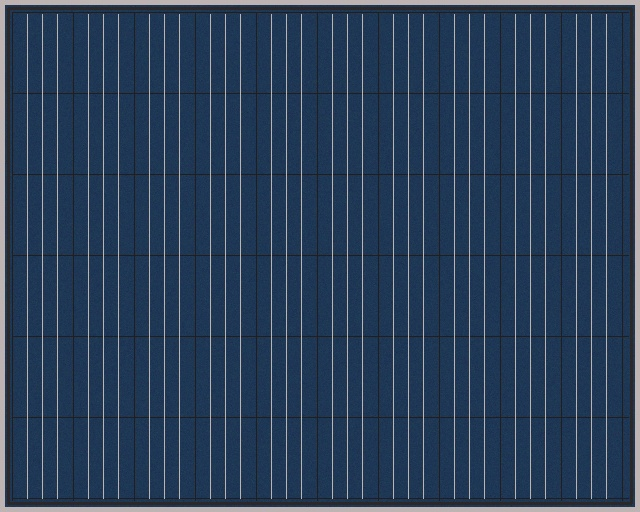
#> input picture data/sample/clean_module_01.jpg, 640 x 512 px
$ python run_pipeline.py --image ../data/sample/clean_module_01.jpg
#> lines starting #> are read from the running program, lines starting #| are printed output that depends on the picture
### src/preprocessing.py
"""
Image ingestion, integrity verification, LAB CLAHE enhancement,
bilateral edge-preserving filtering, and perspective rectification.
"""

from pathlib import Path
from typing import Tuple, Optional
import cv2
import numpy as np

from .config import PreprocessingConfig


class PreprocessingEngine:
    """Handles low-level image conditioning and solar panel ROI extraction."""

    def __init__(self, config: Optional[PreprocessingConfig] = None):
        self.config = config or PreprocessingConfig()

    @staticmethod
    def load_and_validate(image_path: str) -> np.ndarray:
        """
        Loads an image from disk and performs dimensional and integrity validation.
        """
#> called with image_path = '../data/sample/clean_module_01.jpg'
        path = Path(image_path)
        if not path.exists():
            raise FileNotFoundError(f"Input image not found at path: {image_path}")

        img = cv2.imread(str(path), cv2.IMREAD_COLOR)
#> img is the input picture: shape (512, 640, 3); mean B, G, R 89.8, 63.9, 43
        if img is None or img.size == 0:
            raise ValueError(f"Corrupt or unreadable image file: {image_path}")

        h, w = img.shape[:2]
        if h < 32 or w < 32:
            raise ValueError(f"Image resolution too low ({w}x{h}) for inspection analysis.")

        return img

    def apply_clahe_lab(self, image: np.ndarray) -> np.ndarray:
        """
        Applies Contrast Limited Adaptive Histogram Equalization (CLAHE) on the
        perceptual Lightness (L) channel in LAB color space, avoiding color distortion.
        """
        lab = cv2.cvtColor(image, cv2.COLOR_BGR2LAB)
#> lab: shape (512, 640, 3); mean of channels 0, 1, 2 66.6, 128.7, 109.9
        l_channel, a_channel, b_channel = cv2.split(lab)
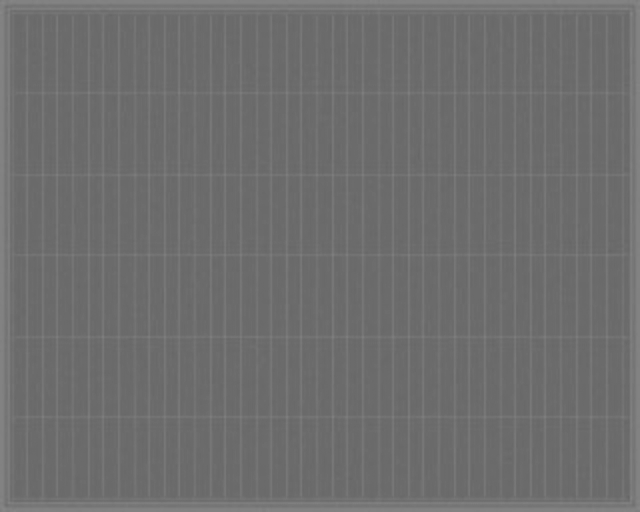
#> b_channel: shape (512, 640); min 102, max 135, mean 109.9

        clahe = cv2.createCLAHE(
            clipLimit=self.config.clahe_clip_limit,
            tileGridSize=self.config.clahe_tile_grid
        )
        enhanced_l = clahe.apply(l_channel)

        merged_lab = cv2.merge([enhanced_l, a_channel, b_channel])
#> merged_lab: shape (512, 640, 3); mean of channels 0, 1, 2 84.5, 128.7, 109.9
        return cv2.cvtColor(merged_lab, cv2.COLOR_LAB2BGR)
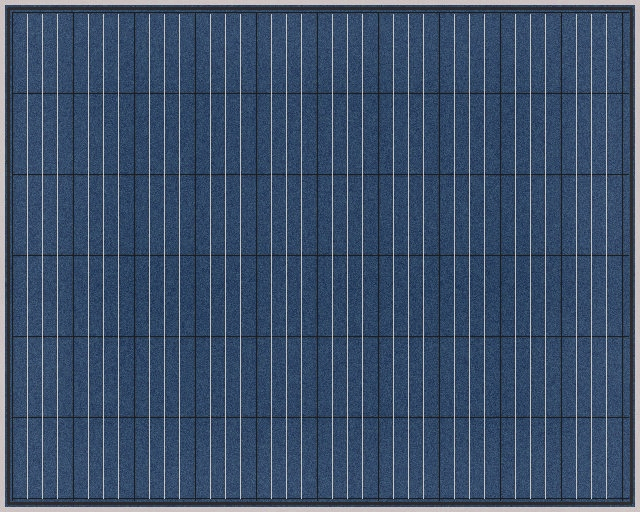
#> returned value: shape (512, 640, 3); mean B, G, R 107, 80, 60.4

    def apply_bilateral_filter(self, image: np.ndarray) -> np.ndarray:
        """
        Applies bilateral filtering to smooth surface texture noise while keeping
        wafer micro-cracks and defect boundaries sharply defined.
        """
        return cv2.bilateralFilter(
            image,
            d=self.config.bilateral_d,
            sigmaColor=self.config.bilateral_sigma_color,
            sigmaSpace=self.config.bilateral_sigma_space
        )

    def extract_module_roi(self, image: np.ndarray) -> Tuple[np.ndarray, np.ndarray]:
        """
        Detects primary solar module polygon and rectifies perspective if needed.
        Returns the rectified image and the 3x3 homography / transformation matrix.
        """
        h, w = image.shape[:2]
        gray = cv2.cvtColor(image, cv2.COLOR_BGR2GRAY)
        blurred = cv2.GaussianBlur(gray, (5, 5), 0)
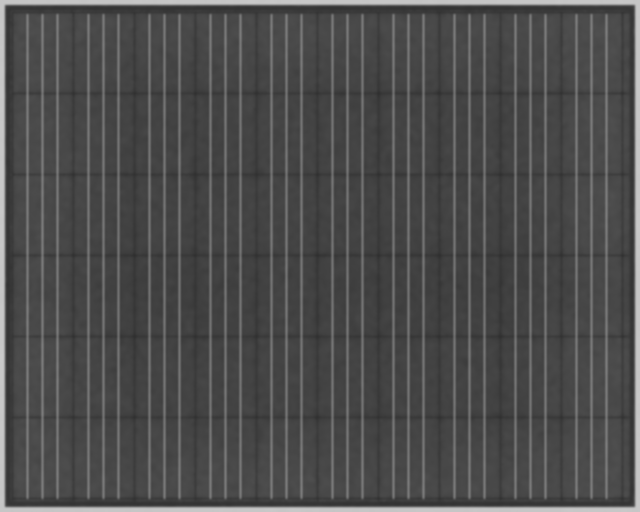
#> blurred: shape (512, 640); min 47, max 201, mean 77.4
        edges = cv2.Canny(blurred, 40, 140)
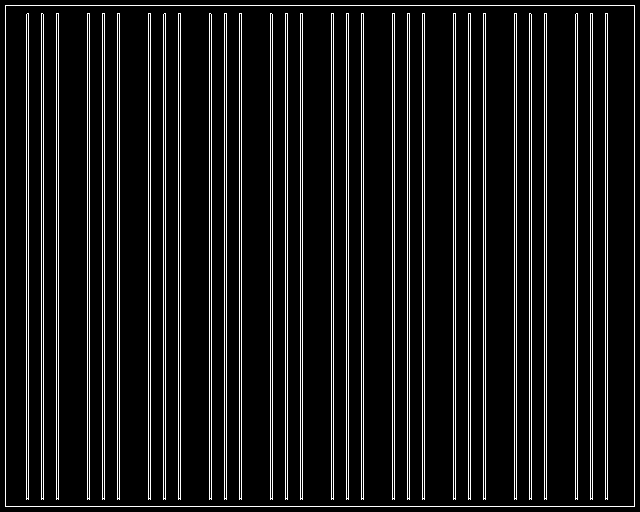
#> edges: shape (512, 640); 9.6% white in thin lines or dots

        contours, _ = cv2.findContours(edges, cv2.RETR_EXTERNAL, cv2.CHAIN_APPROX_SIMPLE)
#> contours = [[[5, 5], [5, 506], [634, 506], [634, 5]]]
        m_ident = np.eye(3, dtype=np.float32)

        if not contours:
            return image.copy(), m_ident

        best_quad = None
        max_area = 0.0
        frame_area = w * h

        for cnt in contours:
            area = cv2.contourArea(cnt)
            if area > 0.20 * frame_area:
                peri = cv2.arcLength(cnt, True)
                approx = cv2.approxPolyDP(cnt, 0.04 * peri, True)
                if len(approx) == 4 and area > max_area:
                    max_area = area
                    best_quad = approx
#> this loop made 1 pass
#> (area, peri, max_area, best_quad) on pass 1: (315129, 2260, 315129, [[5, 5], [5, 506], [634, 506], [634, 5]])
#> after the loop, max_area = 315129

        if best_quad is None or not self.config.rectify_module:
            return image.copy(), m_ident

        pts = best_quad.reshape(4, 2).astype(np.float32)
#> pts = [[5, 5], [5, 506], [634, 506], [634, 5]]
        s = pts.sum(axis=1)
#> s = [10, 511, 1140, 639]
        diff = np.diff(pts, axis=1)
#> diff = [0, 501, -128, -629]

        rect = np.zeros((4, 2), dtype=np.float32)
        rect[0] = pts[np.argmin(s)]
        rect[2] = pts[np.argmax(s)]
        rect[1] = pts[np.argmin(diff)]
        rect[3] = pts[np.argmax(diff)]

        dst = np.array([
            [0, 0],
            [w - 1, 0],
            [w - 1, h - 1],
            [0, h - 1]
        ], dtype=np.float32)

        transform_matrix = cv2.getPerspectiveTransform(rect, dst)
        warped = cv2.warpPerspective(image, transform_matrix, (w, h))
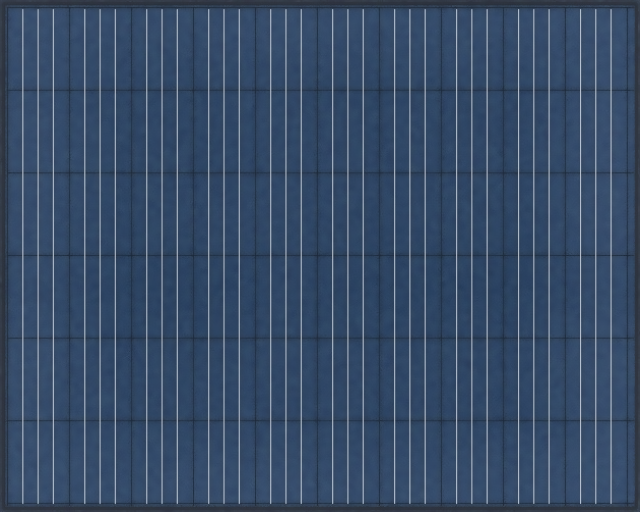
#> warped: shape (512, 640, 3); mean B, G, R 104, 76.1, 55.4
        return warped, transform_matrix

    def process(self, image: np.ndarray) -> Tuple[np.ndarray, np.ndarray]:
        """
        Executes complete preprocessing chain:
        CLAHE -> Bilateral edge-preserving smoothing -> Module ROI rectification.
        """
        enhanced = self.apply_clahe_lab(image)
        denoised = self.apply_bilateral_filter(enhanced)
        rectified, matrix = self.extract_module_roi(denoised)
#> matrix = [[1.02, -2.97e-19, -5.08], [0, 1.02, -5.1], [4.7e-20, 0, 1]]
        return rectified, matrix

### src/detector.py
"""
Multi-class Photovoltaic Defect Detector utilizing morphological gradient analysis,
adaptive thermal anomaly thresholding, and Non-Maximum Suppression (NMS).
"""

from dataclasses import dataclass
from typing import List, Tuple, Optional
import cv2
import numpy as np

from .config import DetectorConfig, DefectClass, DEFECT_REGISTRY


@dataclass
class DefectDetection:
    """Encapsulates a detected defect instance."""
    bbox: Tuple[int, int, int, int]
    category: DefectClass
    confidence: float
    area_pixels: int
    contour: np.ndarray
    intensity_delta: float
    estimated_temp_delta: float

    @property
    def x(self) -> int:
        return self.bbox[0]

    @property
    def y(self) -> int:
        return self.bbox[1]

    @property
    def width(self) -> int:
        return self.bbox[2]

    @property
    def height(self) -> int:
        return self.bbox[3]

    @property
    def center(self) -> Tuple[float, float]:
        return (self.x + self.width / 2.0, self.y + self.height / 2.0)


class SolarDefectDetector:
    """
    Modular detector capable of segmenting Hotspots, Microcracks, PID,
    Soiling, and Bypass Diode Failures from aerial thermographic / optical imagery.
    """

    def __init__(self, config: Optional[DetectorConfig] = None):
        self.config = config or DetectorConfig()

    def detect(self, image: np.ndarray) -> List[DefectDetection]:
        h, w = image.shape[:2]
        gray = cv2.cvtColor(image, cv2.COLOR_BGR2GRAY)
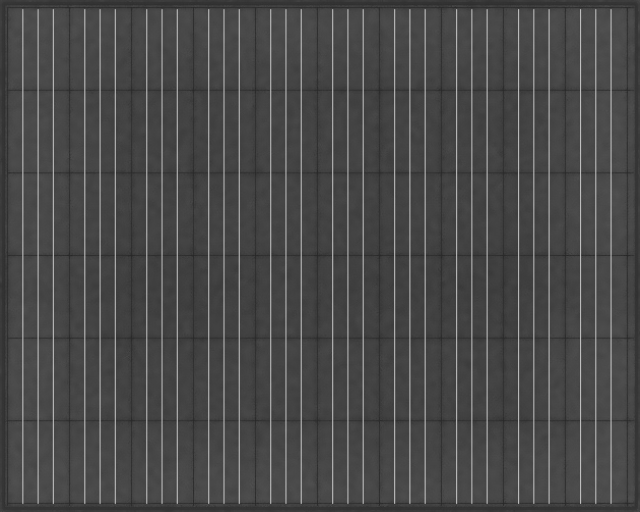
#> gray: shape (512, 640); min 39, max 193, mean 73.1
        thermal_ch = image[:, :, 2]

        candidates: List[DefectDetection] = []

        # 1. Thermal Anomalies (Hotspots and Diode Failures)
        candidates.extend(self._detect_thermal_anomalies(image, gray, thermal_ch))

        # 2. Soiling (Chromatic dirt/dust shift: Hue 10..45 vs background Hue 100..120)
        candidates.extend(self._detect_soiling(image, gray, candidates))

        # 3. Microcracks (Dark hairline fractures)
        candidates.extend(self._detect_microcracks(gray, candidates))

        valid_candidates = [
            c for c in candidates
            if c.confidence >= self.config.confidence_threshold
            and c.area_pixels >= self.config.min_defect_area_px
            and c.area_pixels <= (w * h * self.config.max_defect_area_ratio)
        ]

        return self.apply_nms(valid_candidates, self.config.nms_iou_threshold)

    def _detect_thermal_anomalies(self, bgr: np.ndarray, gray: np.ndarray, thermal: np.ndarray) -> List[DefectDetection]:
        h, w = gray.shape
        mean_th = float(np.mean(thermal))
#> mean_th = 55.37
        std_th = float(np.std(thermal))
#> std_th = 22.44

        detections: List[DefectDetection] = []

        # Check internal columns with 1D smoothing to ignore narrow 1px busbars
        col_means = np.mean(thermal[16:h-16, :], axis=0)
#> col_means = 640 values, max 179.2 at index 580, min 33.14 at index 193, mean 55.53
        inner_cols = col_means[18:w-18]
#> inner_cols = 604 values, max 179.2 at index 562, min 33.14 at index 175, mean 55.79
        inner_smooth = cv2.blur(inner_cols.reshape(1, -1), (15, 1))[0]
#> inner_smooth = 604 values, max 73 at index 0, min 45.69 at index 357, mean 55.81
        hot_cols = np.where(inner_smooth > 100.0)[0]
#> hot_cols = empty array

        if len(hot_cols) > (w * 0.15) and (len(hot_cols) < w * 0.45):
            x_start = int(hot_cols[0] + 18)
            x_end = int(hot_cols[-1] + 18)
            bw = x_end - x_start
            bh = int(h - 28)
            y_start = 14
            sub_patch = thermal[y_start:y_start+bh, x_start:x_start+bw]
            delta_intensity = float(np.mean(sub_patch) - mean_th)
            if delta_intensity > 35:
                cnt_box = np.array([
                    [[x_start, y_start]], [[x_start + bw, y_start]],
                    [[x_start + bw, y_start + bh]], [[x_start, y_start + bh]]
                ], dtype=np.int32)
                max_dt = DEFECT_REGISTRY[DefectClass.DIODE_FAILURE].max_delta_temp
                temp_delta = (delta_intensity / 255.0) * max_dt + 15.0
                detections.append(DefectDetection(
                    bbox=(x_start, y_start, bw, bh),
                    category=DefectClass.DIODE_FAILURE,
                    confidence=0.96,
                    area_pixels=int(bw * bh),
                    contour=cnt_box,
                    intensity_delta=delta_intensity,
                    estimated_temp_delta=round(temp_delta, 1)
                ))
                return detections

        thresh_val = max(190.0, mean_th + 2.2 * std_th)
#> thresh_val = 190
        _, binary = cv2.threshold(thermal, min(245, int(thresh_val)), 255, cv2.THRESH_BINARY)
#> binary: shape (512, 640); every value is 0

        kernel = cv2.getStructuringElement(cv2.MORPH_ELLIPSE, (7, 7))
        closed = cv2.morphologyEx(binary, cv2.MORPH_CLOSE, kernel)

        contours, _ = cv2.findContours(closed, cv2.RETR_EXTERNAL, cv2.CHAIN_APPROX_SIMPLE)
#> contours = []

        for cnt in contours:
            area = cv2.contourArea(cnt)
            if area < 80 or area > (0.12 * w * h):
                continue

            x, y, bw, bh = cv2.boundingRect(cnt)
            aspect_ratio = float(bw) / max(1, bh)

            if 0.50 <= aspect_ratio <= 2.0 and bw < (0.25 * w) and bh < (0.25 * h):
                mask = np.zeros_like(thermal)
                cv2.drawContours(mask, [cnt], -1, 255, -1)
                mean_defect_th = cv2.mean(thermal, mask=mask)[0]
                delta_th = max(0.0, mean_defect_th - mean_th)

                if delta_th > 40.0:
                    max_dt = DEFECT_REGISTRY[DefectClass.HOTSPOT].max_delta_temp
                    temp_delta = (delta_th / 255.0) * max_dt + 10.0
                    confidence = min(0.96, 0.72 + (delta_th / 255.0) * 0.28)

                    pad = int(max(bw, bh) * 0.45)
                    nx = max(0, x - pad)
                    ny = max(0, y - pad)
                    nw = min(w - nx, bw + 2 * pad)
                    nh = min(h - ny, bh + 2 * pad)

                    detections.append(DefectDetection(
                        bbox=(nx, ny, nw, nh),
                        category=DefectClass.HOTSPOT,
                        confidence=confidence,
                        area_pixels=int(nw * nh * 0.78),
                        contour=cnt,
                        intensity_delta=delta_th,
                        estimated_temp_delta=round(temp_delta, 1)
                    ))
#> this loop made 0 passes
#> after the loop, detections = []

        return detections

    def _detect_soiling(self, bgr: np.ndarray, gray: np.ndarray, existing: List[DefectDetection]) -> List[DefectDetection]:
        if any(d.category in (DefectClass.HOTSPOT, DefectClass.DIODE_FAILURE) for d in existing):
            return []

        h, w = gray.shape
        hsv = cv2.cvtColor(bgr, cv2.COLOR_BGR2HSV)
#> hsv: shape (512, 640, 3); mean H, S, V 107.3, 122, 104
        hue = hsv[:, :, 0]
        sat = hsv[:, :, 1]
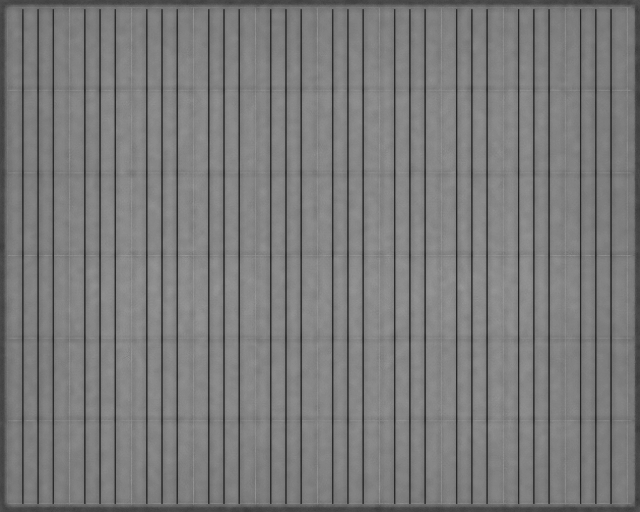
#> sat: shape (512, 640); min 28, max 154, mean 122
        val = hsv[:, :, 2]

        # Brown / earthy dust chromatic mask: Hue 10..45, Saturation > 70
        mask = (hue >= 10) & (hue <= 45) & (sat > 70) & (val > 65)
        binary = np.uint8(mask * 255)

        kernel = cv2.getStructuringElement(cv2.MORPH_ELLIPSE, (9, 9))
        cleaned = cv2.morphologyEx(binary, cv2.MORPH_CLOSE, kernel)

        contours, _ = cv2.findContours(cleaned, cv2.RETR_EXTERNAL, cv2.CHAIN_APPROX_SIMPLE)
#> contours = []
#> (the rest of the program and of its run is left out)
